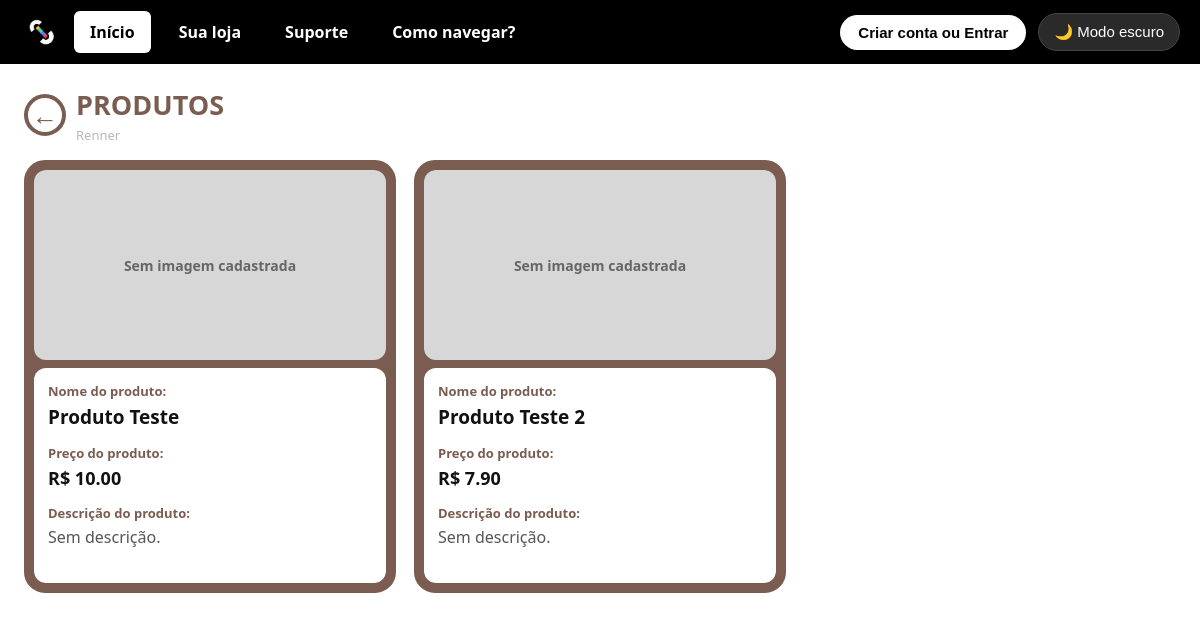
The app's page /loja/1/produtos/ with its own data.
### AppStoreLink/models.py (models this page shows, shortened)
class Loja(models.Model):
    id_loja = models.AutoField(primary_key=True)
    nome_loja = models.CharField(max_length=100)
    telefone_loja = models.CharField(max_length=15, blank=True, null=True)
    email_loja = models.EmailField(max_length=100)
    cnpj = models.CharField(max_length=18, unique=True) # !--!--!--!--!--!--!--! {{MUDAR PARA RECEBER TAMBEM CARACTERES "pois o CNPJ atual recebe letras tembem"}}  !--!--!--!--!--!--!--!
    foto_estabelecimento = models.CharField(max_length=255, blank=True, null=True)
    link = models.URLField(max_length=255, blank=True, null=True)
    id_endereco = models.ForeignKey(
        Endereco, on_delete=models.CASCADE, db_column="id_endereco"
    )
    id_categoria = models.ForeignKey(
        Categoria, on_delete=models.CASCADE, db_column="id_categoria"
    )

class Produto(models.Model):
    id_produto = models.AutoField(primary_key=True)
    nome_produto = models.CharField(max_length=100)
    preco = models.DecimalField(max_digits=10, decimal_places=2)
    descricao = models.TextField(blank=True, null=True)
    foto = models.CharField(max_length=255, blank=True, null=True)
    id_loja = models.ForeignKey(
        Loja, on_delete=models.CASCADE, db_column="id_loja"
    )
    id_categoria = models.ForeignKey(
        Categoria, on_delete=models.CASCADE, db_column="id_categoria"
    )

### AppStoreLink/views.py (the view)
def InformacoesProduto(request, id_loja):
    loja = get_object_or_404(
        Loja.objects.select_related(
            'id_categoria'
        ),
        id_loja=id_loja
    )
    produtos = Produto.objects.filter(
        id_loja=loja
    ).select_related(
        'id_categoria'
    ).order_by(
        'id_produto'
    )
    contexto = {
        'loja': loja,
        'produtos': produtos,
    }
    return render(
        request,
        'AppStoreLink/InformacoesProduto.html',
        contexto
    )

### AppStoreLink/context_processors.py (called while the page is built)
def usuario_logado(request): # -> define a função que chama a cada renderização
    usuario_id = request.session.get('usuario_id') # -> essa linha define que um 'usuario_id' e logado, e nao logado e um 'None'
    usuario = Usuario.objects.filter(pk=usuario_id).first() if usuario_id else None # -> verifica se o 'usuario_id' tem valor, caso nao, retorna 'None'
    return {'usuario_logado': usuario} # -> a chave 'usuario_logado' vira o nome da var. em templates

### templates/AppStoreLink/InformacoesProduto.html (shortened to what this page needs)
{% load static %}
<!DOCTYPE html>
<html lang="pt-BR">
<head>
  <link
    rel="stylesheet"
    href="{% static 'AppStoreLink/styles/style.css' %}"
  >
  <link
    rel="stylesheet"
    href="{% static 'AppStoreLink/styles/informacoes-produto.css' %}"
  >
</head>
<body>
  <div class="topbar">
    <div class="logo-icon">
      <img
        src="{% static 'AppStoreLink/images/icon-dark.png' %}"
        alt="StoreLink"
      >
    </div>
    <a
      class="nav-btn active"
      href="{% url 'index' %}"
    >
      Início
    </a>
    <a
      class="nav-btn"
      href="{% url 'perfil-loja' %}"
    >
      Sua loja
    </a>
    <a
      class="nav-btn"
      href="{% url 'suporte' %}"
    >
      Suporte
    </a>
    <a
      class="nav-btn"
      onclick="setActiveNav(this)"
    >
      Como navegar?
    </a>
    {% if usuario_logado %}
      <button
        class="nav-account-btn"
        data-url="{% url 'perfil-consumidor' %}"
        onclick="location.href=this.dataset.url"
      >
        👤 Minha conta
      </button>
    {% else %}
      <button
        class="nav-account-btn"
        data-url="{% url 'cadastro' %}"
        onclick="location.href=this.dataset.url"
      >
        Criar conta ou Entrar
      </button>
    {% endif %}
    <button
      class="theme-toggle"
      onclick="toggleTheme(this)"
    >
      🌙 Modo escuro
    </button>
  </div>
  <main
    class="
      info-produto-page
      {% if loja.id_categoria.tipo_categoria == 'Alimentos' %}
        info-alimentos
      {% elif loja.id_categoria.tipo_categoria == 'Moda' %}
        info-moda
      {% elif loja.id_categoria.tipo_categoria == 'Esportes' %}
        info-esportes
      {% elif loja.id_categoria.tipo_categoria == 'Construção' %}
        info-construcao
      {% elif loja.id_categoria.tipo_categoria == 'Saúde' %}
        info-saude
      {% elif loja.id_categoria.tipo_categoria == 'Pets' %}
        info-pets
      {% elif loja.id_categoria.tipo_categoria == 'Ambiente' %}
        info-ambiente
      {% elif loja.id_categoria.tipo_categoria == 'Tecnologia' %}
        info-tecnologia
      {% elif loja.id_categoria.tipo_categoria == 'Beleza' %}
        info-beleza
      {% else %}
        info-outros
      {% endif %}
    "
  >
    <div class="info-lista-topo">
      <a
        class="info-voltar"
        href="{% url 'InformacoesLoja' loja.id_loja %}"
        aria-label="Voltar"
      >
        ←
      </a>
      <div>
        <h1>
          PRODUTOS
        </h1>
        <p>
          {{ loja.nome_loja }}
        </p>
      </div>
    </div>
    {% if produtos %}
      <div class="info-produto-grid">
        {% for produto in produtos %}
          <article class="info-produto-card">
            <div class="info-produto-imagem">
              {% if produto.foto %}
                <img
                  src="{{ produto.foto }}"
                  alt="{{ produto.nome_produto }}"
                  onerror="
                    this.style.display='none';
                    this.nextElementSibling.style.display='flex';
                  "
                >
                <div
                  class="info-sem-imagem"
                  style="display: none;"
                >
                  Sem imagem cadastrada
                </div>
              {% else %}
                <div class="info-sem-imagem">
                  Sem imagem cadastrada
                </div>
              {% endif %}
            </div>
            <div class="info-produto-corpo">
              <span class="info-label">
                Nome do produto:
              </span>
              <h2>
                {{ produto.nome_produto }}
              </h2>
              <span class="info-label">
                Preço do produto:
              </span>
              <strong class="info-preco">
                R$ {{ produto.preco }}
              </strong>
              <span class="info-label">
                Descrição do produto:
              </span>
              <p>
                {% if produto.descricao %}
                  {{ produto.descricao }}
                {% else %}
                  Sem descrição.
                {% endif %}
              </p>
            </div>
          </article>
        {% endfor %}
      </div>
    {% endif %}
  </main>
</body>
</html>

### AppStoreLink/static/AppStoreLink/styles/style.css (style rules this page uses)
* { margin: 0; padding: 0; box-sizing: border-box; }
:root { --bg-page: #ffffff; --text-color: #222222; --hint-color: #b8b8b8; --topbar-bg: #000000; --search-bg: #000000; }
body { font-family: 'Segoe UI', Arial, sans-serif; background: var(--bg-page); color: var(--text-color); transition: background 0.25s ease, color 0.25s ease; }
.topbar { background: var(--topbar-bg); display: flex; align-items: center; height: 64px; padding: 9px 20px; gap: 12px; position: relative; z-index: 200; }
.logo-icon { width: 42px; height: 42px; background: transparent; border-radius: 8px; display: flex; align-items: center; justify-content: center; overflow: hidden; padding: 4px; }
.logo-icon img { width: 100%; height: 100%; object-fit: contain; }
.nav-btn { position: relative; background: transparent; border: none; color: #fff; font-weight: 600; font-size: 16px; padding: 10px 16px; border-radius: 6px; cursor: pointer; text-decoration: none; transition: transform 0.2s ease, color 0.2s ease, background 0.2s ease; }
.nav-btn.active { background: #fff; color: #000; transform: none; }
.nav-account-btn { margin-left: auto; background: #fff; color: #000; border: none; font-weight: 700; font-size: 15px; padding: 9px 18px; border-radius: 20px; cursor: pointer; display: flex; align-items: center; gap: 7px; transition: transform 0.2s ease, filter 0.2s ease; }
.theme-toggle { background: #2a2a2a; border: 1px solid #444; color: #fff; font-size: 15px; padding: 9px 15px; border-radius: 20px; cursor: pointer; display: flex; align-items: center; gap: 6px; }

### AppStoreLink/static/AppStoreLink/styles/informacoes-produto.css (style rules this page uses)
.topbar .nav-btn { text-decoration: none; }
.info-produto-page { --cor-categoria: #cfcfcf; min-height: calc(100vh - 58px); padding: 30px 34px 55px; background: var(--bg-page); color: var(--text-color); }
.info-moda { --cor-categoria: #7a5c50; }
.info-lista-topo { display: flex; align-items: center; gap: 14px; margin-bottom: 24px; }
.info-voltar { width: 46px; height: 46px; border: 4px solid var(--cor-categoria); border-radius: 50%; display: flex; align-items: center; justify-content: center; color: var(--cor-categoria); text-decoration: none; font-size: 26px; font-weight: 900; transition: transform 0.2s ease, background 0.2s ease, color 0.2s ease; }
.info-lista-topo h1 { margin: 0; color: var(--cor-categoria); font-size: 26px; font-weight: 900; }
.info-lista-topo p { margin: 3px 0 0; color: var(--hint-color); font-size: 13px; }
.info-produto-grid { display: grid; grid-template-columns: repeat( auto-fill, minmax(290px, 1fr) ); gap: 28px; }
.info-produto-card { position: relative; border: 12px solid var(--cor-categoria); border-radius: 24px; overflow: hidden; background: var(--cor-categoria); transition: transform 0.22s ease, box-shadow 0.22s ease; }
.info-produto-imagem { height: 180px; overflow: hidden; border-radius: 12px; background: #d7d7d7; }
.info-sem-imagem { width: 100%; height: 100%; display: flex; align-items: center; justify-content: center; color: #666666; font-size: 14px; font-weight: 700; }
.info-produto-corpo { min-height: 235px; margin-top: 10px; padding: 16px; border-radius: 12px; background: #ffffff; color: #222222; }
.info-label { display: block; margin-bottom: 4px; color: var(--cor-categoria); font-size: 13px; font-weight: 800; }
.info-produto-corpo h2 { margin: 0 0 14px; font-size: 19px; color: #111111; }
.info-preco { display: block; margin-bottom: 14px; font-size: 18px; color: #111111; }
.info-produto-corpo p { margin: 0; color: #555555; line-height: 1.45; }
.info-produto-page { min-height: calc(100vh - 52px); padding: 22px 24px 42px; }
.info-lista-topo { gap: 10px; margin-bottom: 16px; }
.info-voltar { width: 42px; height: 42px; }
.info-lista-topo h1 { font-size: 27px; }
.info-produto-grid { grid-template-columns: repeat( auto-fill, minmax(320px, 1fr) ); gap: 18px; }
.info-produto-card { border-width: 10px; border-radius: 21px; }
.info-produto-imagem { height: 190px; }
.info-produto-corpo { min-height: 215px; margin-top: 8px; padding: 14px; }

### records on screen
Loja: nome_loja "Renner"
Produto: shows "Sem imagem cadastrada", nome_produto "Produto Teste", preco "10.00", shows "Sem descrição."
Produto: shows "Sem imagem cadastrada", nome_produto "Produto Teste 2", preco "7.90", shows "Sem descrição."
